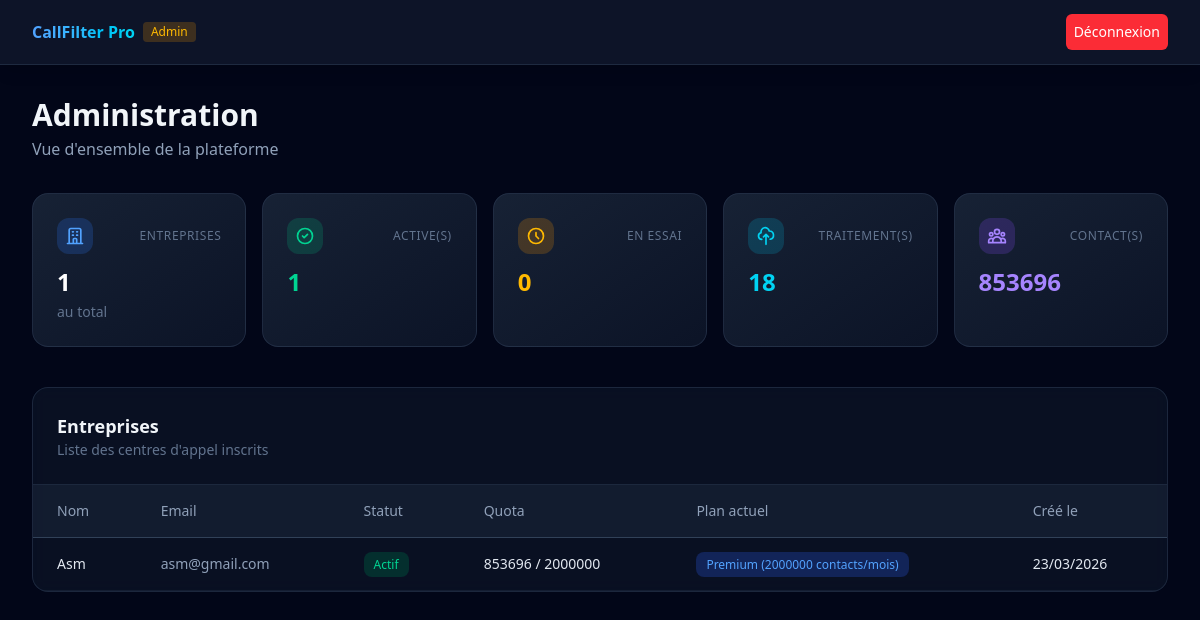
The page /dashboard/admin/ (signed in) on the database its author committed.
### apps/companies/models.py (models this page shows, shortened)
class Company(models.Model):
    SUBSCRIPTION_CHOICES = [
        ('trial', 'Essai'),
        ('active', 'Actif'),
        ('expired', 'Expiré'),
        ('suspended', 'Suspendu'),
    ]
    name = models.CharField('Nom', max_length=255)
    user = models.OneToOneField(
        settings.AUTH_USER_MODEL,
        on_delete=models.CASCADE,
        related_name='company'
    )
    subscription_status = models.CharField(
        'Statut abonnement',
        max_length=20,
        choices=SUBSCRIPTION_CHOICES,
        default='trial'
    )
    current_plan = models.ForeignKey(
        'billing.Plan',
        on_delete=models.SET_NULL,
        null=True,
        blank=True,
        related_name='companies'
    )
    monthly_quota = models.IntegerField('Quota mensuel', default=500)
    contacts_used_this_month = models.IntegerField('Contacts utilisés ce mois', default=0)
    quota_reset_at = models.DateField('Prochain renouvellement', null=True, blank=True)
    created_at = models.DateTimeField(auto_now_add=True)
    logo = models.ImageField('Logo', upload_to='company_logos/', null=True, blank=True)
    class Meta:
        verbose_name = 'Entreprise'
        verbose_name_plural = 'Entreprises'

### apps/accounts/models.py (models this page shows, shortened)
class User(AbstractUser):
    username = None
    email = models.EmailField('email', unique=True)
    is_company = models.BooleanField('Entreprise', default=False)
    is_admin = models.BooleanField('Admin plateforme', default=False)
    USERNAME_FIELD = 'email'
    REQUIRED_FIELDS = []
    objects = UserManager()
    class Meta:
        verbose_name = 'Utilisateur'
        verbose_name_plural = 'Utilisateurs'

### apps/billing/models.py (models this page shows)
class Plan(models.Model):
    name = models.CharField('Nom', max_length=100)
    price = models.DecimalField('Prix mensuel (MAD)', max_digits=10, decimal_places=2, default=0)
    monthly_quota = models.IntegerField('Quota mensuel (contacts)', default=500)
    features = models.JSONField('Fonctionnalités', default=list, blank=True)
    stripe_price_id = models.CharField('Stripe Price ID', max_length=255, blank=True)
    is_active = models.BooleanField('Actif', default=True)
    class Meta:
        verbose_name = 'Plan'
        verbose_name_plural = 'Plans'
    def __str__(self):
        return f'{self.name} ({self.monthly_quota} contacts/mois)'

### apps/dashboard/views.py (the view)
# urls.py: path('admin/', views.admin_dashboard, name='admin_dashboard'),
@login_required
@admin_required
def admin_dashboard(request):
    companies = Company.objects.select_related('user', 'current_plan').order_by('-created_at')
    total_uploads = UploadedFile.objects.count()
    total_contacts = sum(c.contacts_used_this_month for c in Company.objects.all())
    active_companies = companies.filter(subscription_status='active').count()
    trial_companies = companies.filter(subscription_status='trial').count()
    context = {
        'companies': companies,
        'total_uploads': total_uploads,
        'total_contacts': total_contacts,
        'companies_count': companies.count(),
        'active_companies': active_companies,
        'trial_companies': trial_companies,
    }
    return render(request, 'dashboard/admin_dashboard.html', context)

### templates/dashboard/admin_dashboard.html (shortened to what this page needs)
{% extends "base.html" %}
{% block nav %}
<nav class="border-b border-slate-700/50 bg-slate-900/90 backdrop-blur-xl sticky top-0 z-40 shadow-lg">
    <div class="max-w-7xl mx-auto px-4 sm:px-6 lg:px-8">
        <div class="flex justify-between h-16 items-center">
            <a href="{% url 'dashboard:admin_dashboard' %}" class="flex items-center gap-2">
                <span class="text-transparent bg-clip-text bg-gradient-to-r from-blue-400 to-cyan-400 font-bold">CallFilter Pro</span>
                <span class="px-2 py-0.5 rounded text-xs font-medium bg-amber-500/20 text-amber-400">Admin</span>
            </a>
            <form method="post" action="{% url 'accounts:logout' %}">{% csrf_token %}
               <button type="submit" class="text-white p-2 rounded-md duration-300 bg-red-500 hover:bg-red-400  cursor-pointer text-sm ">Déconnexion</button>
            </form>
        </div>
    </div>
</nav>
{% endblock %}
{% block content %}
<div class="max-w-7xl mx-auto px-4 sm:px-6 lg:px-8 py-8">
    <div class="mb-8">
        <h1 class="text-2xl md:text-3xl font-bold text-slate-100">Administration</h1>
        <p class="text-slate-400 mt-1">Vue d'ensemble de la plateforme</p>
    </div>
    <div class="grid grid-cols-1 sm:grid-cols-2 lg:grid-cols-5 gap-4 mb-10">
        <div class="rounded-2xl border border-slate-700/50 bg-gradient-to-br from-slate-800/80 to-slate-900/80 p-6 backdrop-blur-sm hover:border-blue-500/30 transition-all">
            <div class="flex items-center justify-between mb-3">
                <span class="p-2 rounded-xl bg-blue-500/20"><svg class="w-5 h-5 text-blue-400" fill="none" stroke="currentColor" viewBox="0 0 24 24"><path stroke-linecap="round" stroke-linejoin="round" stroke-width="2" d="M19 21V5a2 2 0 00-2-2H7a2 2 0 00-2 2v16m14 0h2m-2 0h-5m-9 0H3m2 0h5M9 7h1m-1 4h1m4-4h1m-1 4h1m-5 10v-5a1 1 0 011-1h2a1 1 0 011 1v5m-4 0h4"/></svg></span>
                <span class="text-xs text-slate-500 uppercase tracking-wider">Entreprises</span>
            </div>
            <p class="text-2xl font-bold text-white">{{ companies_count }}</p>
            <p class="text-slate-500 text-sm mt-1">au total</p>
        </div>
        <div class="rounded-2xl border border-slate-700/50 bg-gradient-to-br from-slate-800/80 to-slate-900/80 p-6 backdrop-blur-sm hover:border-emerald-500/30 transition-all">
            <div class="flex items-center justify-between mb-3">
                <span class="p-2 rounded-xl bg-emerald-500/20"><svg class="w-5 h-5 text-emerald-400" fill="none" stroke="currentColor" viewBox="0 0 24 24"><path stroke-linecap="round" stroke-linejoin="round" stroke-width="2" d="M9 12l2 2 4-4m6 2a9 9 0 11-18 0 9 9 0 0118 0z"/></svg></span>
                <span class="text-xs text-slate-500 uppercase tracking-wider">Active(s)</span>
            </div>
            <p class="text-2xl font-bold text-emerald-400">{{ active_companies }}</p>
        </div>
        <div class="rounded-2xl border border-slate-700/50 bg-gradient-to-br from-slate-800/80 to-slate-900/80 p-6 backdrop-blur-sm hover:border-amber-500/30 transition-all">
            <div class="flex items-center justify-between mb-3">
                <span class="p-2 rounded-xl bg-amber-500/20"><svg class="w-5 h-5 text-amber-400" fill="none" stroke="currentColor" viewBox="0 0 24 24"><path stroke-linecap="round" stroke-linejoin="round" stroke-width="2" d="M12 8v4l3 3m6-3a9 9 0 11-18 0 9 9 0 0118 0z"/></svg></span>
                <span class="text-xs text-slate-500 uppercase tracking-wider">En essai</span>
            </div>
            <p class="text-2xl font-bold text-amber-400">{{ trial_companies }}</p>
        </div>
        <div class="rounded-2xl border border-slate-700/50 bg-gradient-to-br from-slate-800/80 to-slate-900/80 p-6 backdrop-blur-sm hover:border-cyan-500/30 transition-all">
            <div class="flex items-center justify-between mb-3">
                <span class="p-2 rounded-xl bg-cyan-500/20"><svg class="w-5 h-5 text-cyan-400" fill="none" stroke="currentColor" viewBox="0 0 24 24"><path stroke-linecap="round" stroke-linejoin="round" stroke-width="2" d="M7 16a4 4 0 01-.88-7.903A5 5 0 1115.9 6L16 6a5 5 0 011 9.9M15 13l-3-3m0 0l-3 3m3-3v12"/></svg></span>
                <span class="text-xs text-slate-500 uppercase tracking-wider">Traitement(s)</span>
            </div>
            <p class="text-2xl font-bold text-cyan-400">{{ total_uploads }}</p>
        </div>
        <div class="rounded-2xl border border-slate-700/50 bg-gradient-to-br from-slate-800/80 to-slate-900/80 p-6 backdrop-blur-sm hover:border-violet-500/30 transition-all">
            <div class="flex items-center justify-between mb-3">
                <span class="p-2 rounded-xl bg-violet-500/20"></span>
                <span class="text-xs text-slate-500 uppercase tracking-wider">Contact(s)</span>
            </div>
            <p class="text-2xl font-bold text-violet-400">{{ total_contacts }}</p>
        </div>
    </div>
    <div class="rounded-2xl border border-slate-700/50 bg-slate-800/30 backdrop-blur-sm overflow-hidden">
        <div class="p-6 border-b border-slate-700/50">
            <h2 class="text-lg font-semibold text-slate-100">Entreprises</h2>
            <p class="text-slate-500 text-sm">Liste des centres d'appel inscrits</p>
        </div>
        <div class="overflow-x-auto">
            <table class="w-full text-sm">
                <thead>
                    <tr class="text-slate-400 border-b border-slate-700 bg-slate-800/50">
                        <th class="text-left py-4 px-6 font-medium">Nom</th>
                        <th class="text-left py-4 px-6 font-medium">Email</th>
                        <th class="text-left py-4 px-6 font-medium">Statut</th>
                        <th class="text-left py-4 px-6 font-medium">Quota</th>
                        <th class="text-left py-4 px-6 font-medium">Plan actuel</th>
                        <th class="text-left py-4 px-6 font-medium">Créé le</th>
                    </tr>
                </thead>
                <tbody>
                    {% for c in companies %}
                    <tr class="border-b border-slate-700/30 hover:bg-slate-700/20">
                        <td class="py-4 px-6 text-slate-200 font-medium">
                            <a href="{% url 'dashboard:company_detail' company_id=c.id %}" class="cursor-pointer hover:text-blue-300">
                                {{ c.name }}
                            </a>
                        </td>
                        <td class="py-4 px-6 text-slate-400">{{ c.user.email }}</td>
                        <td class="py-4 px-6">
                            <span class="px-2.5 py-1 rounded-lg text-xs font-medium {% if c.subscription_status == 'active' %}bg-emerald-900/50 text-emerald-400{% elif c.subscription_status == 'trial' %}bg-amber-900/50 text-amber-400{% elif c.subscription_status == 'expired' %}bg-red-900/50 text-red-400{% else %}bg-slate-700 text-slate-200{% endif %}">{{ c.get_subscription_status_display }}</span>
                        </td>
                        <td class="py-4 px-6 text-slate-200">{{ c.contacts_used_this_month }} / {{ c.monthly_quota }}</td>
                        <td class="py-4 px-6">
                            <span class="px-2.5 py-1 rounded-lg text-xs font-medium bg-blue-900/50 text-blue-400">
                                {{ c.current_plan }}
                            </span>
                        </td>
                        <td class="py-4 px-6 text-slate-200">{{ c.created_at|date:"d/m/Y" }}</td>
                    </tr>
                    {% empty %}
                    <tr><td colspan="5" class="py-16 text-center text-slate-500">Aucune entreprise</td></tr>
                    {% endfor %}
                </tbody>
            </table>
        </div>
    </div>
</div>
{% endblock %}

### rows shown on the page
Company: name "Asm", user.email "asm@gmail.com", subscription_status "Actif", contacts_used_this_month "853696", monthly_quota "2000000", current_plan "Premium (2000000 contacts/mois)", created_at "23/03/2026"

### other values the page prints
{{ companies_count }} "1"
{{ active_companies }} "1"
{{ trial_companies }} "0"
{{ total_uploads }} "18"
{{ total_contacts }} "853696"
